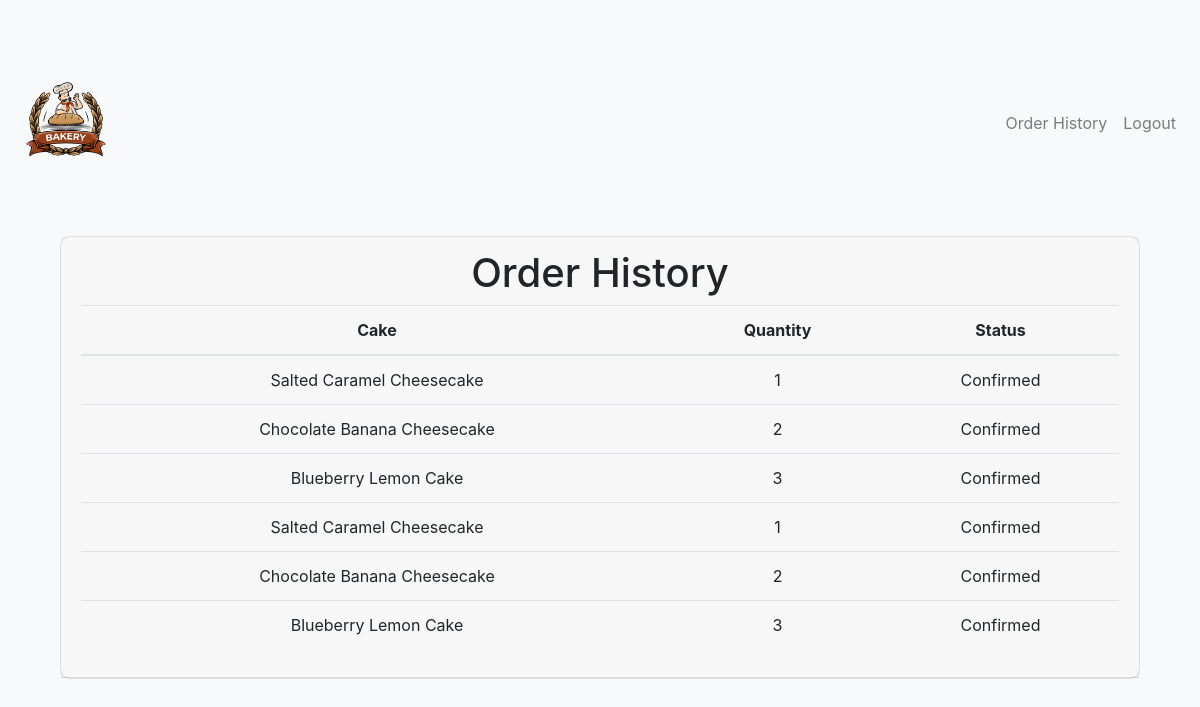
/order_history/ (signed in), run on the app's committed database.
### shop/models.py (models this page shows, shortened)
class Order(models.Model):
    user = models.ForeignKey(User, on_delete=models.CASCADE)
    cake = models.ForeignKey(Cake, on_delete=models.CASCADE)
    quantity = models.PositiveIntegerField()
    status = models.CharField(max_length=10, default='Pending')
    created_at = models.DateTimeField(auto_now_add=True)    # 確認新增的字段

class Cake(models.Model):
    name = models.CharField(max_length=100)
    price = models.DecimalField(max_digits=5, decimal_places=2)
    image = models.ImageField(upload_to='cakes/')

### shop/views.py (the view)
# urls.py: path('order_history/', views.order_history, name='order_history'),
@login_required
def order_history(request):
    orders = Order.objects.filter(user=request.user)
    return render(request, 'shop/order_history.html', {'orders': orders})

### shop/templates/shop/order_history.html (shortened to what this page needs)
{% extends 'shop/base.html' %}
{% block content %}
    <div class="container register-container">
        <div class="row justify-content-center">
            <div class="col-md-12">
                <div class="card">
                    <div class="card-header text-center">
                        <h1>Order History</h1>
                        <table class="table">
                            <thead>
                                <tr>
                                    <th>Cake</th>
                                    <th>Quantity</th>
                                    <th>Status</th>
                                </tr>
                            </thead>
                            <tbody>
                                {% for order in orders %}
                                <tr>
                                    <td>{{ order.cake.name }}</td>
                                    <td>{{ order.quantity }}</td>
                                    <td>{{ order.status }}</td>
                                </tr>
                                {% endfor %}
                            </tbody>
                        </table>
                    </div>
                </div>
            </div>
        </div>
    </div>
{% endblock%}

### static/css/styles.css (style rules this page uses)
body { padding-top: 60px; }

### shop/templates/shop/order_history.html (style rules this page uses)
body { background-color: #f8f9fa; }
.register-container { margin-top: 50px; }
.card { border-radius: 10px; }

### data on the page
Order: cake.name "Salted Caramel Cheesecake", quantity "1", status "Confirmed"
Order: cake.name "Chocolate Banana Cheesecake", quantity "2", status "Confirmed"
Order: cake.name "Blueberry Lemon Cake", quantity "3", status "Confirmed"
Order: cake.name "Salted Caramel Cheesecake", quantity "1", status "Confirmed"
Order: cake.name "Chocolate Banana Cheesecake", quantity "2", status "Confirmed"
Order: cake.name "Blueberry Lemon Cake", quantity "3", status "Confirmed"
